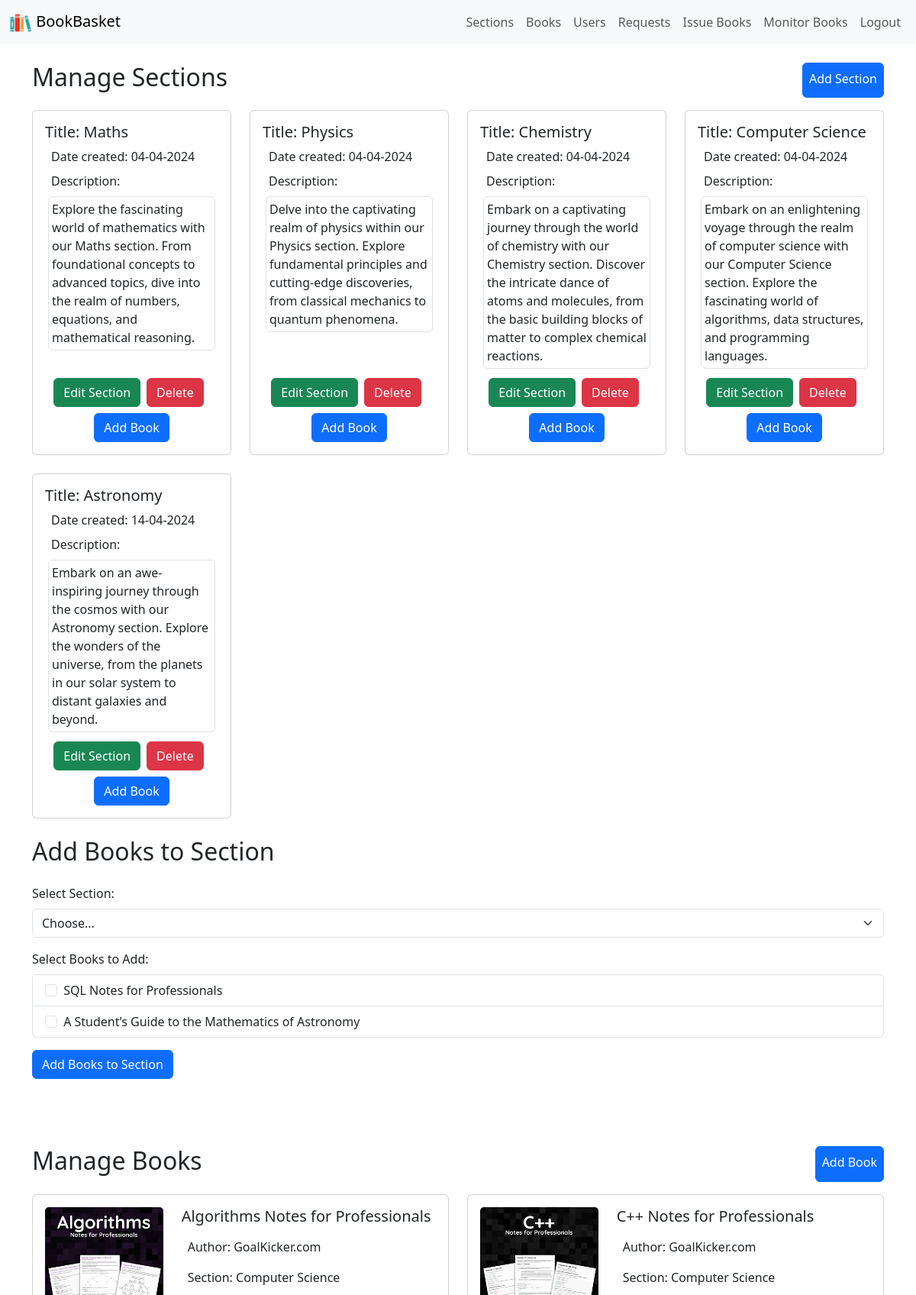
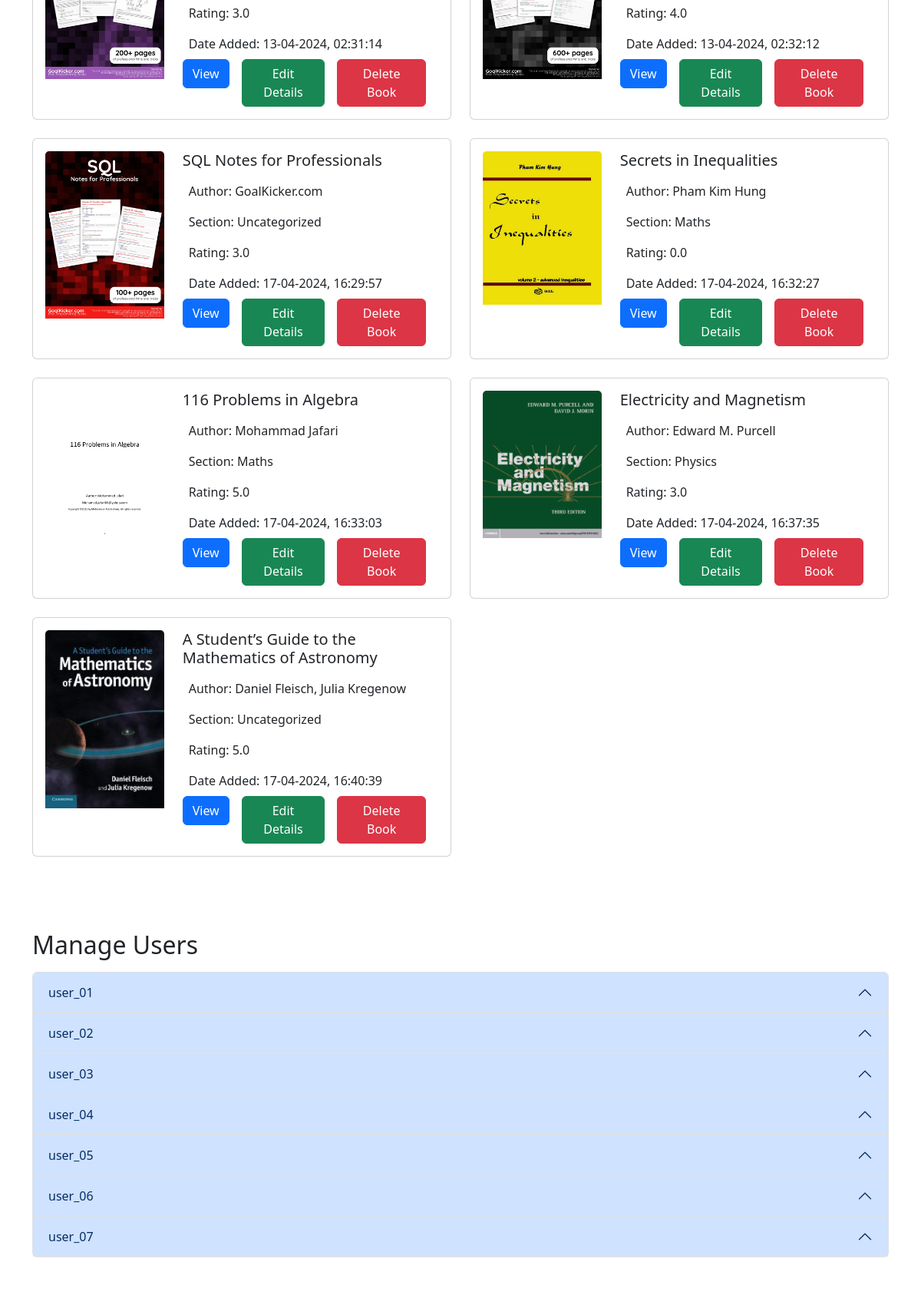
Page /librarian (signed in, upper part) on the committed database (2 pictures, top to bottom).
### app.py (models this page shows, shortened)
class Section(db.Model):
	_id = db.Column("id", db.Integer, primary_key=True)
	name = db.Column(db.String(100), unique=True, nullable=False)
	date_created = db.Column(db.DateTime, default=datetime.utcnow)
	description = db.Column(db.Text, nullable=True)

class Book(db.Model):
	_id = db.Column("id", db.Integer, primary_key=True)
	title = db.Column("title", db.String(100), nullable=False)
	author = db.Column("author", db.String(255), nullable=False)
	date_added = db.Column(db.DateTime, nullable=False, default=datetime.utcnow)
	description = db.Column("description", db.Text, nullable=True)
	file_path = db.Column(db.String(255), nullable=False)
	cover_path = db.Column(db.String(255), nullable=False)
	section_id = db.Column(db.Integer, db.ForeignKey('section.id'))
	rating = db.Column(db.Float, nullable=False, default=0.0)
	section = db.relationship('Section', backref=db.backref('book', lazy=True))

class User(db.Model):
	_id = db.Column("id", db.Integer, primary_key = True)
	username = db.Column("username", db.String(50), unique = True, nullable = False)
	password = db.Column("password", db.String(100), nullable = False)

### app.py (the view)
@app.route("/librarian")
def librarian():
	if "lib_id" in session:
		lib_id = session["lib_id"]
		sections = Section.query.all()
		books = Book.query.all()
		users = User.query.all()
		ubs = Book.query.filter_by(section_id="").all()
		requests = BookRequest.query.order_by(BookRequest.timestamp.desc()).all()
		return render_template("librarian_dashboard.html", lib_id = lib_id, sections = sections, books = books, users = users, requests = requests, ubs=ubs)
	flash("You need to login to view Librarian Dashboard!", "warning")
	return redirect(url_for("librarian_login"))

### templates/librarian_dashboard.html (shortened to what this page needs)
{% extends "base.html" %}
{% block body %}
{% include "navbar3.html" %}
<div class="container-md mt-4">
	<div class="d-flex justify-content-between mt-4">
		<h2 class="" id="sections"> Manage Sections </h2>
		<a href="/add-section" class="btn btn-primary p-2 "> Add Section  </a>
	</div>
	{% if not sections %}
		<p> Add sections to view </p>
	{% else %}
		<div class="row mt-3">
			{% for section in sections %}
				<div class="col-xl-3 col-lg-4 col-sm-6 mb-4">
					<a href="/section/{{ section._id }}" class="card-link">
                        <div class="card h-100">
                            <div class="card-body d-flex flex-column">
                                <h5 class="card-title">Title: {{ section.name }}</h5>
                                <div class="card-text m-2"> Date created: {{ section.date_created.strftime('%d-%m-%Y') }} </div>
                                <div class="card-text m-2"> Description: </div>
                                <div class="card-text m-1 border rounded p-1"> {{ section.description }} </div>
                                <div class="mt-auto">
                                <div class="d-flex flex-row justify-content-center">
	                                <div class="">
	                                    <a href="/edit-section/{{ section._id }}" class="btn btn-success mt-2 me-2">Edit Section</a>
	                                </div>
	                                <div class=" ">
	                                    <form method="POST" action="{{ url_for('delete_section') }}">
										    <button type="submit" onclick="return confirm('Are you sure you want to delete this section?')" class="btn btn-danger mt-2 me-2">Delete</button>
										</form>
	                                </div>
                            	</div>
                                <div class="d-flex flex-row">
	                            	<div class="col text-center">
	                                    <form method="GET" action="/add-book">
										    <button type="submit" class="btn btn-primary mt-2">Add Book</button>
										</form>
	                                </div>
                                </div>
                            	</div>
                            </div>
                        </div>
                    </a>
				</div>
			{% endfor %}
		</div>
	{% endif %}
	<h2 class="mb-4">Add Books to Section</h2>
	{% if ubs %}
	<form method="POST" action="{{ url_for('add_book_to_section') }}">
	    <div class="mb-3">
	        <label for="section_id" class="form-label">Select Section:</label>
	        <select class="form-select" id="section_id" name="section_id">
	            <option value="">Choose...</option>
	        </select>
	    </div>
	    <div class="mb-3">
	        <label class="form-label">Select Books to Add:</label>
	        <div class="list-group">
	            {% for book in books %}
	            	{% if not book.section_id %}
	                <div class="list-group-item">
	                    <input class="form-check-input me-1" type="checkbox" name="book_ids" value="{{ book._id }}" id="book{{ book._id }}">
	                    <label class="form-check-label" for="book{{ book._id }}">{{ book.title }}</label>
	                </div>
	                {% endif %}
	            {% endfor %}
	        </div>
	    </div>
	    <button type="submit" class="btn btn-primary mb-3">Add Books to Section</button>
	</form>
	{% else %}
	    <p>No uncategorized books present</p>
	{% endif %}
	<br>
	<br>
	<div class="d-flex justify-content-between mt-4">
		<h2> Manage Books </h2>
		<a href="/add-book" class="btn btn-primary p-2"> Add Book </a>
	</div>
	{% if books %}
		<div class="row mt-3">
			{% for book in books %}
				<div class="col-lg-6 mb-4">
					<div class="card h-100">
						<div class="card-body">
							<div class="row h-100">
								<div class="col-sm-4">
									<img src="{{ book.cover_path }}" class="card-img-top" width="121" alt="Book Cover">
								</div>
								<div class="col-sm-8 d-flex flex-column">
									<h5 class="card-title">{{ book.title }}</h5>
									<div class="card-text m-2"> Author: {{ book.author }} </div>
									{% if book.section %}
										<div class="card-text m-2"> Section: {{ book.section.name }} </div>
									{% else %}
										<div class="card-text m-2"> Section: Uncategorized </div>
									{% endif %}
									<div class="card-text m-2"> Rating: {{ book.rating }} </div>
									<div class="card-text m-2"> Date Added: {{ book.date_added.strftime('%d-%m-%Y') }}, {{ book.date_added.strftime('%H:%M:%S') }} </div>
									<div class="d-flex flex-row mt-auto">
										<div class="text-center me-3">
											<a href="/book/{{ book._id }}" class="btn btn-primary"> View </a>
										</div>
										<div class="text-center me-3">
											<a href="{{ url_for('edit_book', book_id=book._id) }}" class="btn btn-success"> Edit Details </a>
										</div>
										<div class="text-center me-3">
											<form action="{{ url_for('delete_book', book_id=book._id) }}" method="POST">
							                	<button type="submit" onclick="return confirm('Are you sure you want to delete this book?')" class="btn btn-danger">Delete Book</button>
							            	</form>
										</div>
									</div>
								</div>
							</div>
						</div>
					</div>
				</div>
			{% endfor %}
		</div>
	{% else %}
		<p>There are no books.</p>
	{% endif %}
	<br>
	<br>
	<h2 class="mt-4">Manage Users</h2>
    {% if users %}
        <div class="accordion mt-3" id="userAccordion">
            {% for user in users %}
                <div class="accordion-item">
                    <h2 class="accordion-header" id="heading{{ user._id }}">
                        <button class="accordion-button" type="button" data-bs-toggle="collapse" data-bs-target="#collapse{{ user._id }}" aria-expanded="true" aria-controls="collapse{{ user._id }}">
                            {{ user.username }}
                        </button>
                    </h2>
                            {% set issued_books = user.issued_book %}
                </div>
            {% endfor %}
        </div>
    {% else %}
        <p>No users found.</p>
    {% endif %}
	<br>
	<br>
	<br>
	<br>
	<br>
	<br>
</div>
{% endblock %}

### templates/librarian_dashboard.html (style rules this page uses)
.card-link { text-decoration: none; color: inherit; }

### rows in the picture
Section: name "Maths", date_created "04-04-2024", description "Explore the fascinating world of mathematics with our Maths section. From foundational concepts to advanced topics, dive into the realm of numbers, equations, and mathematical reasoning."
Section: name "Physics", date_created "04-04-2024", description "Delve into the captivating realm of physics within our Physics section. Explore fundamental principles and cutting-edge discoveries, from classical mechanics to quantum phenomena."
Section: name "Chemistry", date_created "04-04-2024", description "Embark on a captivating journey through the world of chemistry with our Chemistry section. Discover the intricate dance of atoms and molecules, from the basic building blocks of matter to complex chemical reactions."
Section: name "Computer Science", date_created "04-04-2024", description "Embark on an enlightening voyage through the realm of computer science with our Computer Science section. Explore the fascinating world of algorithms, data structures, and programming languages."
Section: name "Astronomy", date_created "14-04-2024", description "Embark on an awe-inspiring journey through the cosmos with our Astronomy section. Explore the wonders of the universe, from the planets in our solar system to distant galaxies and beyond."
Book: title "SQL Notes for Professionals", cover_path (picture), author "GoalKicker.com", shows "Section: Uncategorized", rating "3.0", date_added "17-04-2024", date_added "16:29:57"
Book: title "A Student’s Guide to the Mathematics of Astronomy", cover_path (picture), author "Daniel Fleisch, Julia Kregenow", shows "Section: Uncategorized", rating "5.0", date_added "17-04-2024", date_added "16:40:39"
Book: cover_path (picture), title "Algorithms Notes for Professionals", author "GoalKicker.com", section.name "Computer Science", rating "3.0", date_added "13-04-2024", date_added "02:31:14"
Book: cover_path (picture), title "C++ Notes for Professionals", author "GoalKicker.com", section.name "Computer Science", rating "4.0", date_added "13-04-2024", date_added "02:32:12"
Book: cover_path (picture), title "Secrets in Inequalities", author "Pham Kim Hung", section.name "Maths", rating "0.0", date_added "17-04-2024", date_added "16:32:27"
Book: cover_path (picture), title "116 Problems in Algebra", author "Mohammad Jafari", section.name "Maths", rating "5.0", date_added "17-04-2024", date_added "16:33:03"
Book: cover_path (picture), title "Electricity and Magnetism", author "Edward M. Purcell", section.name "Physics", rating "3.0", date_added "17-04-2024", date_added "16:37:35"
User: username "user_01"
User: username "user_02"
User: username "user_03"
User: username "user_04"
User: username "user_05"
User: username "user_06"
User: username "user_07"
